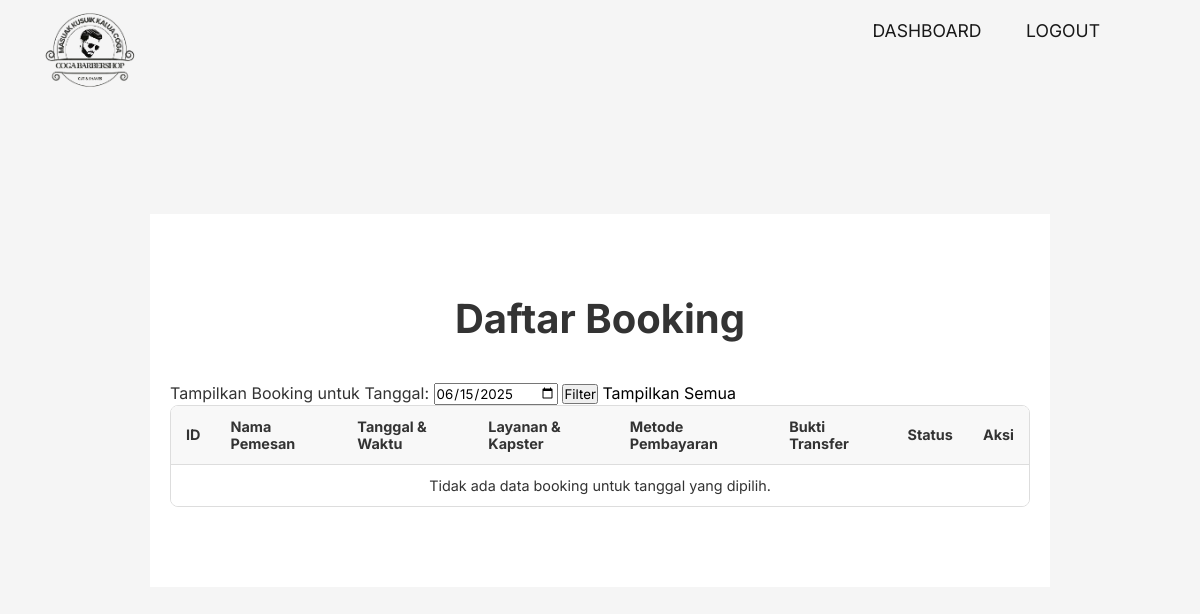
/admin_page.php?tanggal=2025-06-15 (signed in), run on an earlier commit of the app's database.
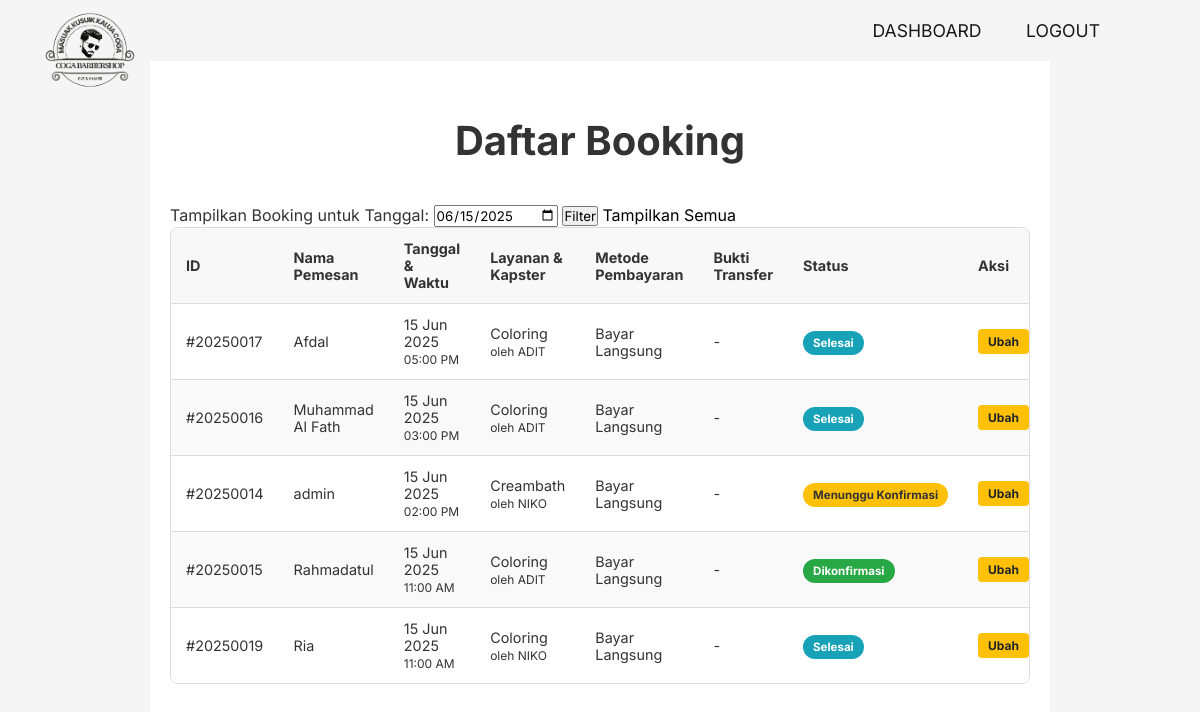
And on a later commit of the database.
### tables this page shows
CREATE TABLE `bookings` (
  `id_booking` int(11) NOT NULL,
  `user_id` int(11) NOT NULL,
  `id_service` char(5) NOT NULL,
  `id_kapster` char(5) NOT NULL,
  `id_slot` int(11) NOT NULL,
  `id_metode` int(11) NOT NULL,
  `tanggal_booking` date NOT NULL,
  `total_harga` int(11) NOT NULL,
  `bukti_transfer` varchar(255) DEFAULT NULL,
  `status_booking` enum('Menunggu Konfirmasi','Dikonfirmasi','Selesai','Batal') DEFAULT 'Menunggu Konfirmasi',
  `tanggal_dibuat` timestamp NOT NULL DEFAULT current_timestamp()
);

CREATE TABLE `users` (
  `user_id` int(11) NOT NULL,
  `full_name` varchar(255) NOT NULL,
  `email` varchar(255) NOT NULL,
  `phone_number` varchar(50) DEFAULT NULL,
  `password` varchar(255) NOT NULL,
  `role` enum('user','admin') NOT NULL DEFAULT 'user',
  `created_at` timestamp NOT NULL DEFAULT current_timestamp()
);

CREATE TABLE `slot_waktu` (
  `id_slot` int(11) NOT NULL,
  `jam` time NOT NULL
);

CREATE TABLE `services` (
  `id_service` char(5) NOT NULL,
  `nama_service` varchar(100) NOT NULL,
  `harga` int(11) NOT NULL
);

CREATE TABLE `kapsters` (
  `id_kapster` char(5) NOT NULL,
  `nama_kapster` varchar(100) NOT NULL
);

CREATE TABLE `metode_pembayaran` (
  `id_metode` int(11) NOT NULL,
  `nama_metode` varchar(50) NOT NULL,
  `is_active` tinyint(1) NOT NULL DEFAULT 1
);

### admin_page.php (the view, shortened to what the changed rows need)
<?php
    require 'koneksi.php';
    $filtered_date = $_GET['tanggal'] ?? '';
    $sql_all_bookings = "SELECT
                            b.id_booking, b.tanggal_booking, b.status_booking, b.bukti_transfer,
                            s.nama_service, k.nama_kapster, sw.jam,
                            u.full_name AS nama_pemesan,
                            mp.nama_metode
                        FROM bookings b
                        JOIN users u ON b.user_id = u.user_id
                        JOIN services s ON b.id_service = s.id_service
                        JOIN kapsters k ON b.id_kapster = k.id_kapster
                        JOIN slot_waktu sw ON b.id_slot = sw.id_slot
                        LEFT JOIN metode_pembayaran mp ON b.id_metode = mp.id_metode";
    if (!empty($filtered_date)) {
        $sql_all_bookings .= " WHERE b.tanggal_booking = ?";
    }
    $sql_all_bookings .= " ORDER BY b.tanggal_booking DESC, sw.jam DESC";
    $stmt = $conn->prepare($sql_all_bookings);
    if (!empty($filtered_date)) {
        $stmt->bind_param("s", $filtered_date);
    }
    $stmt->execute();
    $result = $stmt->get_result();
    $all_bookings = $result->fetch_all(MYSQLI_ASSOC);
?>
<!DOCTYPE html>
<html lang="en">
<head>
    <link rel="stylesheet" href="style.css">
</head>
<body>
    <section class="history-section">
        <div class="container">
            <h2>Daftar Booking</h2>
            <div class="table-responsive">
                <table class="history-table">
                    <thead>
                        <tr>
                            <th>ID</th>
                            <th>Nama Pemesan</th>
                            <th>Tanggal & Waktu</th>
                            <th>Layanan & Kapster</th>
                            <th>Metode Pembayaran</th>
                            <th>Bukti Transfer</th>
                            <th>Status</th>
                            <th>Aksi</th>
                        </tr>
                    </thead>
                    <tbody>
                        <?php if (empty($all_bookings)): ?>
                            <tr>
                                <td colspan="8" style="text-align:center;">Tidak ada data booking untuk tanggal yang dipilih.</td>
                            </tr>
                        <?php else: ?>
                            <?php foreach ($all_bookings as $booking): ?>
                                <tr>
                                    <td>#<?php echo $booking['id_booking']; ?></td>
                                    <td><?php echo htmlspecialchars($booking['nama_pemesan']); ?></td>
                                    <td><?php echo date("d M Y", strtotime($booking['tanggal_booking'])); ?><br><small><?php echo date("h:i A", strtotime($booking['jam'])); ?></small></td>
                                    <td><?php echo htmlspecialchars($booking['nama_service']); ?><br><small>oleh <?php echo htmlspecialchars($booking['nama_kapster']); ?></small></td>
                                    <td><?php echo htmlspecialchars($booking['nama_metode'] ?? '-'); ?></td>
                                    <td>
                                        <?php if (!empty($booking['bukti_transfer'])): ?>
                                            <a href="uploads/<?php echo htmlspecialchars($booking['bukti_transfer']); ?>" target="_blank">Lihat Bukti</a>
                                        <?php else: ?>
                                            -
                                        <?php endif; ?>
                                    </td>
                                    <td>
                                        <span class="status-badge status-<?php echo strtolower(str_replace(' ', '-', $booking['status_booking'])); ?>">
                                            <?php echo htmlspecialchars($booking['status_booking']); ?>
                                        </span>
                                    </td>
                                    <td>
                                        <a href="edit_booking.php?id=<?php echo $booking['id_booking']; ?>" class="btn-edit">Ubah</a>
                                    </td>
                                </tr>
                            <?php endforeach; ?>
                        <?php endif; ?>
                    </tbody>
                </table>
            </div>
        </div>
    </section>
</body>
</html>

What changed in the data, as far as the page shows it:
added bookings: id_booking "20250017", user.full_name "Afdal", tanggal_booking "15 Jun 2025", id_slot.jam "05:00 PM", id_service.nama_service "Coloring", id_kapster.nama_kapster "ADIT", id_metode.nama_metode "Bayar Langsung", status_booking "Selesai"
added bookings: id_booking "20250016", user.full_name "Muhammad Al Fath", tanggal_booking "15 Jun 2025", id_slot.jam "03:00 PM", id_service.nama_service "Coloring", id_kapster.nama_kapster "ADIT", id_metode.nama_metode "Bayar Langsung", status_booking "Selesai"
added bookings: id_booking "20250014", user.full_name "admin", tanggal_booking "15 Jun 2025", id_slot.jam "02:00 PM", id_service.nama_service "Creambath", id_kapster.nama_kapster "NIKO", id_metode.nama_metode "Bayar Langsung", status_booking "Menunggu Konfirmasi"
added bookings: id_booking "20250015", user.full_name "Rahmadatul", tanggal_booking "15 Jun 2025", id_slot.jam "11:00 AM", id_service.nama_service "Coloring", id_kapster.nama_kapster "ADIT", id_metode.nama_metode "Bayar Langsung", status_booking "Dikonfirmasi"
added bookings: id_booking "20250019", user.full_name "Ria", tanggal_booking "15 Jun 2025", id_slot.jam "11:00 AM", id_service.nama_service "Coloring", id_kapster.nama_kapster "NIKO", id_metode.nama_metode "Bayar Langsung", status_booking "Selesai"
Also different on the page:
text no longer shown: "Tidak ada data booking untuk tanggal yang dipilih."
